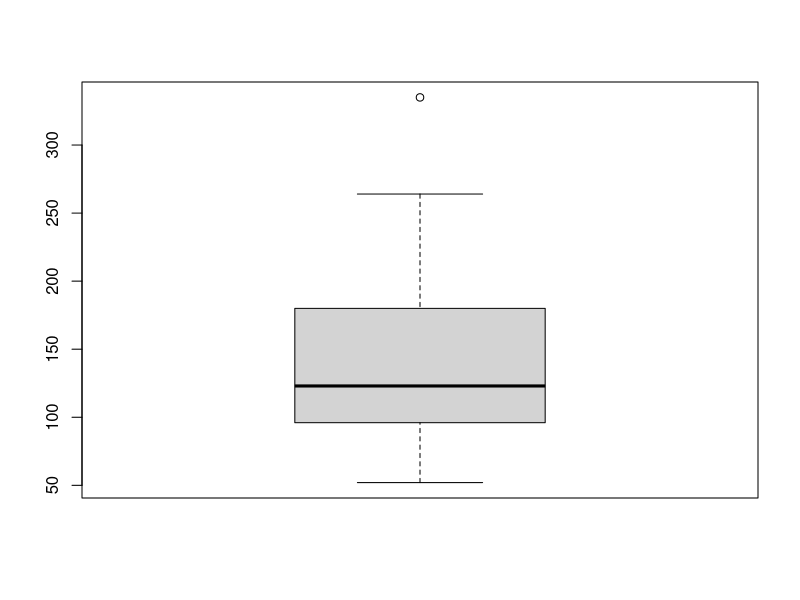
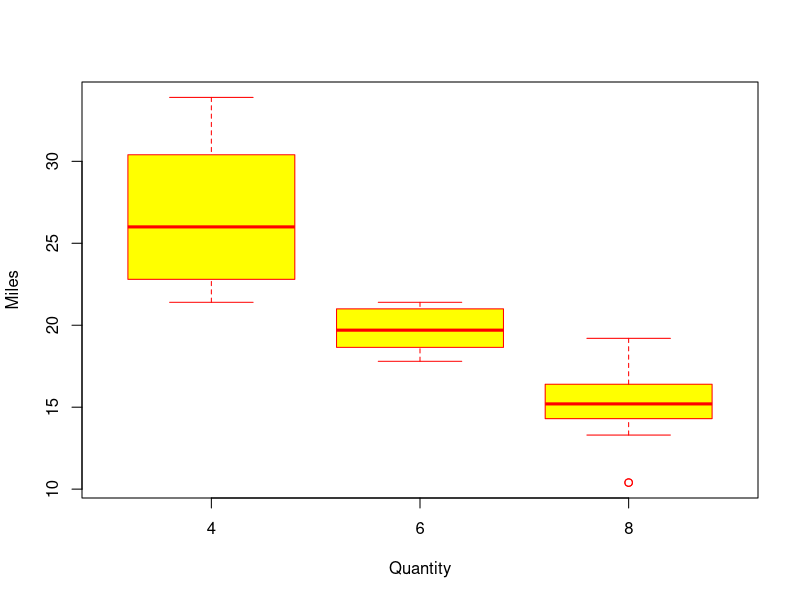
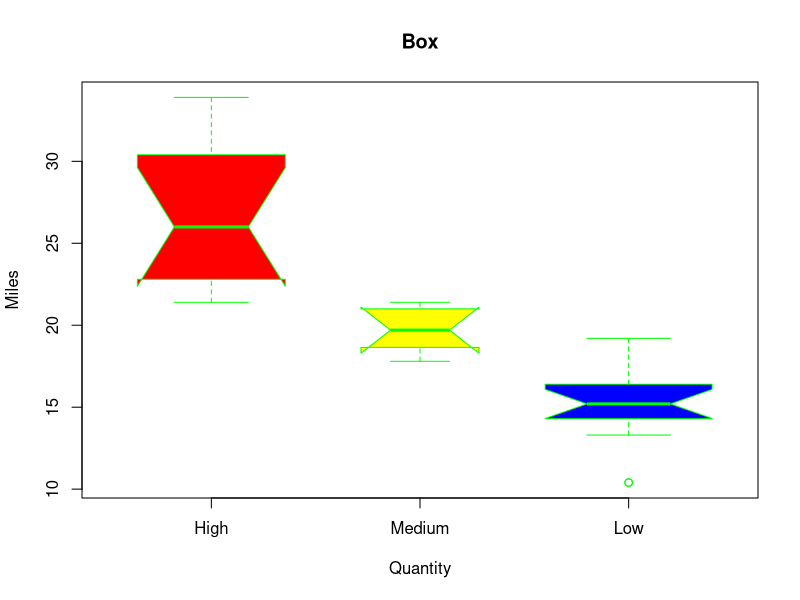

Here is the R script that generated these plots, in order:
# Box Plot in R language

names( mtcars)

boxplot(mtcars$hp)


boxplot(mpg ~ cyl, data= mtcars, xlab= "Quantity", ylab= "Miles", col= "yellow",
        border= "red")





boxplot(mpg ~ cyl, data= mtcars, xlab= "Quantity", ylab= "Miles", main="Box",
        notch= TRUE, varwidth= TRUE, col= c("red", "yellow", "blue"), border= "green",
        names= c("High","Medium","Low"))
